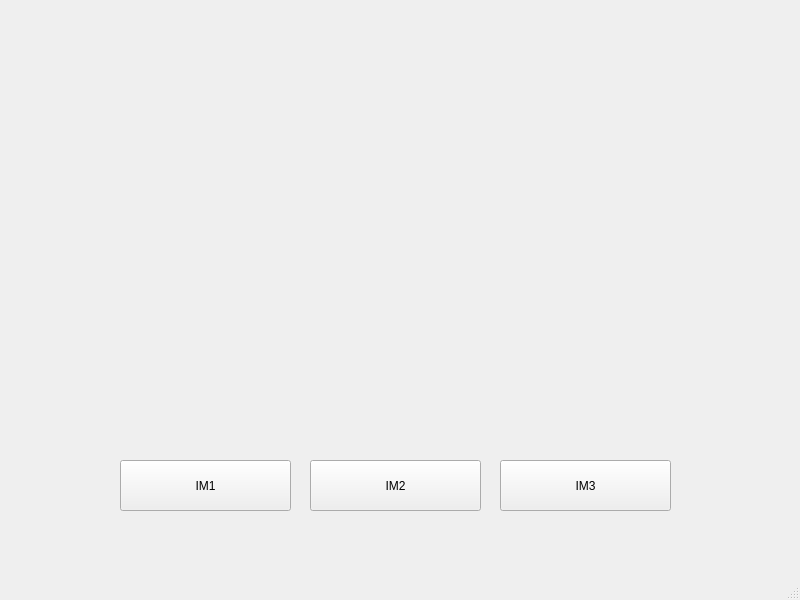
<?xml version="1.0" encoding="UTF-8"?>
<ui version="4.0">
 <class>MainWindow</class>
 <widget class="QMainWindow" name="MainWindow">
  <property name="geometry">
   <rect>
    <x>0</x>
    <y>0</y>
    <width>800</width>
    <height>600</height>
   </rect>
  </property>
  <property name="windowTitle">
   <string>MainWindow</string>
  </property>
  <widget class="QWidget" name="centralwidget">
   <widget class="QLabel" name="label">
    <property name="geometry">
     <rect>
      <x>120</x>
      <y>50</y>
      <width>551</width>
      <height>401</height>
     </rect>
    </property>
    <property name="text">
     <string/>
    </property>
    <property name="pixmap">
     <pixmap>C:/Users/James Sorrell/Pictures/DP's/bigpoppa.jpg</pixmap>
    </property>
    <property name="scaledContents">
     <bool>true</bool>
    </property>
   </widget>
   <widget class="QPushButton" name="pushButton_1">
    <property name="geometry">
     <rect>
      <x>120</x>
      <y>460</y>
      <width>171</width>
      <height>51</height>
     </rect>
    </property>
    <property name="text">
     <string>IM1</string>
    </property>
   </widget>
   <widget class="QPushButton" name="pushButton_2">
    <property name="geometry">
     <rect>
      <x>310</x>
      <y>460</y>
      <width>171</width>
      <height>51</height>
     </rect>
    </property>
    <property name="text">
     <string>IM2</string>
    </property>
   </widget>
   <widget class="QPushButton" name="pushButton_3">
    <property name="geometry">
     <rect>
      <x>500</x>
      <y>460</y>
      <width>171</width>
      <height>51</height>
     </rect>
    </property>
    <property name="text">
     <string>IM3</string>
    </property>
   </widget>
  </widget>
  <widget class="QMenuBar" name="menubar">
   <property name="geometry">
    <rect>
     <x>0</x>
     <y>0</y>
     <width>800</width>
     <height>21</height>
    </rect>
   </property>
  </widget>
  <widget class="QStatusBar" name="statusbar"/>
 </widget>
 <resources/>
 <connections/>
</ui>
